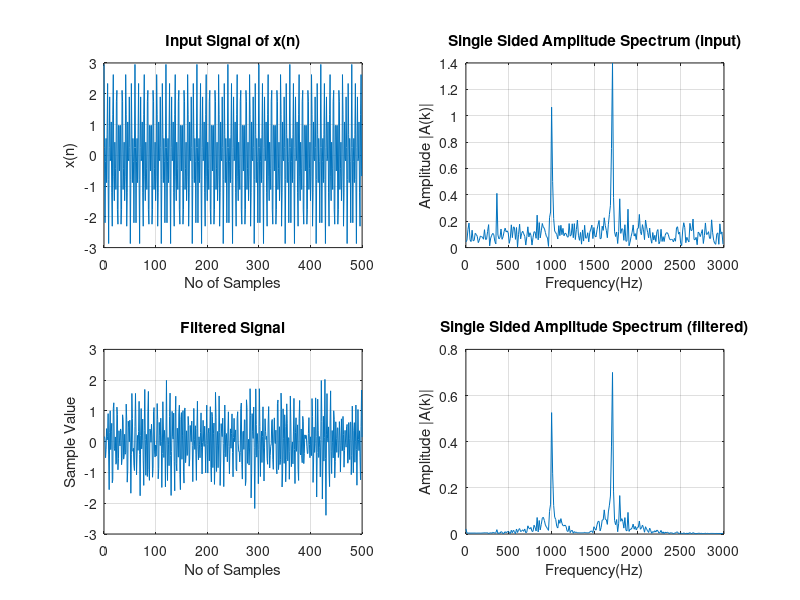
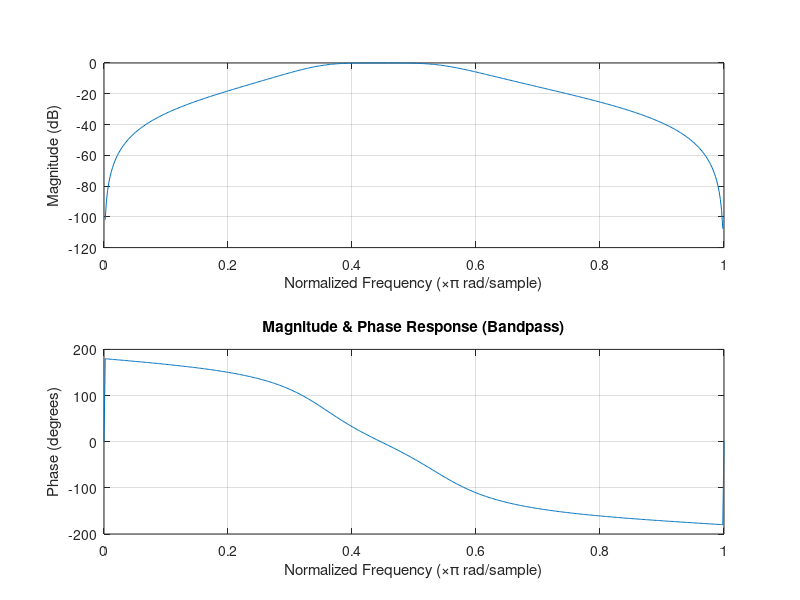
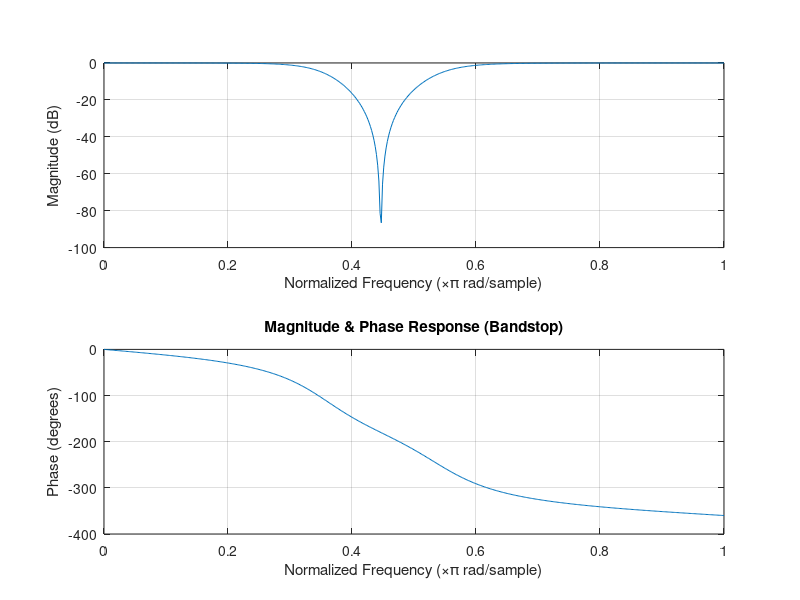

Recreate these plots in MATLAB, in order.
clc, close all
%% Initialization
Fs = 6000;      % Sampling Rate
T = 1/Fs;
S = 499;        % No of Samples
n = 0:1:S;  
N = length(n); 
x = (exp(0.2)*cos(2*pi*1000*n*T))+(sqrt(3)*cos(2*pi*1700*n*T)); 
xn = awgn(x,1,'measured'); % adding Gaussian Noise
t = n/Fs;                  % Time series

% Applying FFT on noisy Signal for DFT coefficien
xfft = fft(xn);          % DFT coefficient
N1 = length(xn);         
k = [0:(N1-1)/2];        
f = Fs*k/N1;             % formula for frequency bin
y = (2*abs(xfft))/N1;    % Amplitude Spectrum k>0
y(1) = y(1)/2;           % Amplitude Spectrum k=0
p = (2*abs(xfft)).^2/N.^2;    % Power Spectrum k>0
p(1) = p(1)/2;                % Power Spectrum k=0

%% Bandpass Filter : passband 0~999 Hz, 1701 Hz and above
FL = 999/(Fs/2);
FH = 1701/(Fs/2); 
[b a]= butter(2,[FL FH],'bandpass'); % Bandpass using Butterworth Filter 2nd order
h = tf(b,a) % transfer  function

%% Bandstop Filter : stopband 1001~1699 Hz
FL1 = 1001/(Fs/2);
FH1 = 1699/(Fs/2);
[b1 a1] = butter(2,[FL1 FH1],'stop'); % Bandstop using Butterworth Filter 2nd order
h1 = tf(b1,a1) % transfer  function

%% Apply both filter on the Signal
filtered_xn = filter(b,a,xn);               % Apply Bandpass on noisy signal
filtered_xn1 = filter(b1,a1,filtered_xn);   % Apply Bandstop on noisy signal

% apply FFT on the Filtered Signal 
y1 = (2*abs(fft(filtered_xn1)))/N; % Amplitude Spectrum k>0
y1(1) = y(1)/2;                    % Amplitude Spectrum k=0

%% Plot all waveforms
figure(1)
% input signal 
subplot(2,2,1);
plot(n,x);
xlabel('No of Samples'),ylabel('x(n)'),title('Input Signal of x(n)'),grid on;

% Single Sided Amplitude Spectrum
subplot(2,2,2);
plot(f,y(1:N/2));
xlabel('Frequency(Hz)'),ylabel('Amplitude |A(k)|'),title('Single Sided Amplitude Spectrum (input)'),grid on;

% Filtered Signal
subplot(2,2,3);
plot(1:N,filtered_xn1);
xlabel('No of Samples'),ylabel('Sample Value'),title('Filtered Signal'),grid on;

% Single Sided Amplitude Spectrum (filtered)
subplot(2,2,4);
plot(f,y1(1:N/2));
xlabel('Frequency(Hz)'),ylabel('Amplitude |A(k)|'),title('Single Sided Amplitude Spectrum (filtered)'),grid on;

% Magnitude & Phase Response (Bandpass)
figure(2)
freqz(b,a)
title('Magnitude & Phase Response (Bandpass)'); 

% Magnitude & Phase Response (Bandstop)
figure(21)
freqz(b1,a1)
title('Magnitude & Phase Response (Bandstop)'); 

pause;
close all;
